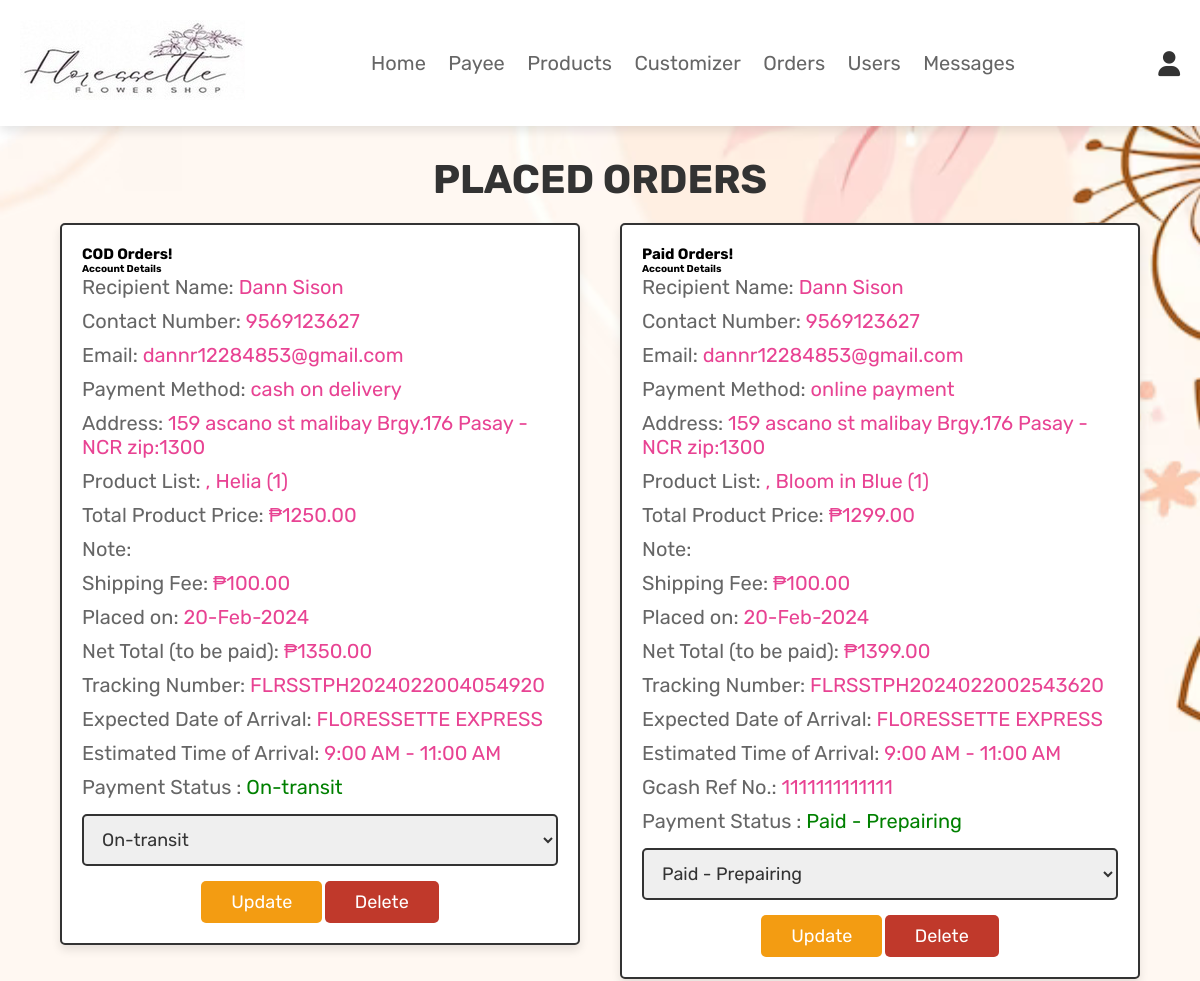
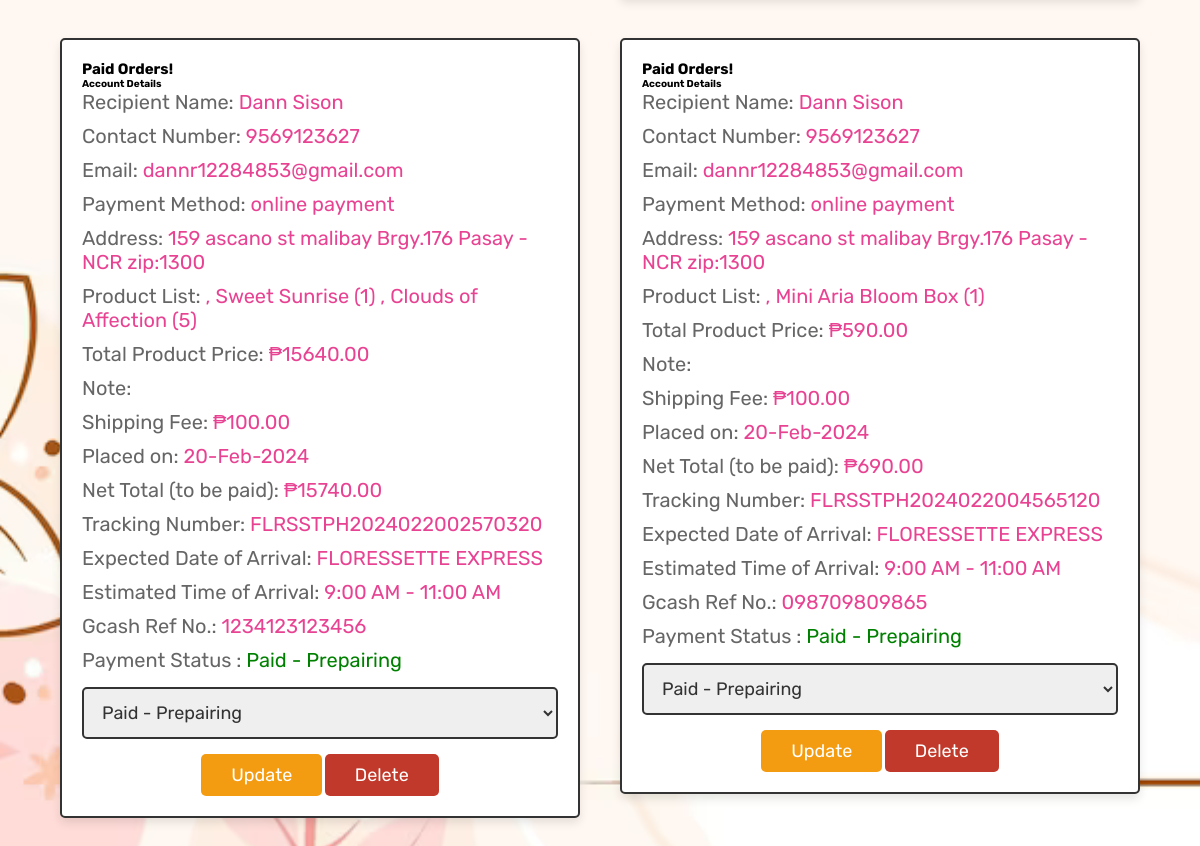
/admin_orders.php (signed in), run on the app's committed database (2 pictures, top to bottom).
### tables this page shows
CREATE TABLE `orders` (
  `id` int(100) NOT NULL,
  `user_id` int(100) NOT NULL,
  `name` varchar(100) NOT NULL,
  `contact_number` varchar(11) NOT NULL,
  `email` varchar(100) NOT NULL,
  `note` varchar(255) NOT NULL,
  `method` varchar(100) NOT NULL,
  `address` varchar(255) NOT NULL,
  `total_products` varchar(255) NOT NULL,
  `total_price` int(100) NOT NULL,
  `custom_note` varchar(100) NOT NULL,
  `delivery_charges` int(100) NOT NULL,
  `placed_on` varchar(255) NOT NULL,
  `time` time NOT NULL,
  `tracking_number` varchar(40) NOT NULL,
  `delivery_date` varchar(255) NOT NULL,
  `delivery_time` varchar(255) NOT NULL,
  `order_type` varchar(50) NOT NULL,
  `payment_status` varchar(30) NOT NULL DEFAULT 'Pending (COD)'
);

CREATE TABLE `online_payment` (
  `id` int(100) NOT NULL,
  `user_id` int(100) NOT NULL,
  `name` varchar(100) NOT NULL,
  `contact_number` varchar(11) NOT NULL,
  `email` varchar(100) NOT NULL,
  `method` varchar(50) NOT NULL,
  `address` varchar(100) NOT NULL,
  `total_products` varchar(100) NOT NULL,
  `total_price` int(50) NOT NULL,
  `note` varchar(255) NOT NULL,
  `delivery_charges` int(50) NOT NULL,
  `placed_on` varchar(100) NOT NULL,
  `time` time NOT NULL,
  `tracking_number` varchar(100) NOT NULL,
  `delivery_date` varchar(255) NOT NULL,
  `delivery_time` varchar(255) NOT NULL,
  `reference_number` varchar(20) NOT NULL,
  `order_type` varchar(50) NOT NULL,
  `payment_status` varchar(100) NOT NULL DEFAULT 'Paid - Prepairing'
);

### admin_orders.php (the view, shortened to what this page needs)
<?php
@include 'config.php';
?>
<!DOCTYPE html>
<html lang="en">
<head>
   <link rel="stylesheet" href="https://cdnjs.cloudflare.com/ajax/libs/font-awesome/6.0.0/css/all.min.css">
   <link rel="stylesheet" href="css/admin_style.css">
</head>
<body>
<?php @include 'admin_header.php'; ?>
<section class="placed-orders">
   <h1 class="title">placed orders</h1>
   <div class="box-container">
      <?php
      $select_orders = mysqli_query($conn, "SELECT * FROM `orders`") or die('query failed');
      if(mysqli_num_rows($select_orders) > 0){
         while($fetch_orders = mysqli_fetch_assoc($select_orders)){
      ?>
      <div class="box">
      <h1>COD Orders!</h1>
                        <h4>Account Details</h4>
                        <p>Recipient Name: <span><?php echo $fetch_orders['name']; ?></span></p>
                        <p>Contact Number: <span><?php echo $fetch_orders['contact_number']; ?></span></p>
                        <p>Email: <span><?php echo $fetch_orders['email']; ?></span></p>
                        <p>Payment Method: <span><?php echo $fetch_orders['method']; ?></span></p>
                        <p>Address: <span><?php echo $fetch_orders['address']; ?></span></p>
                        <p>Product List: <span><?php echo $fetch_orders['total_products']; ?></span></p>
                        <p>Total Product Price: <span>₱<?php echo $fetch_orders['total_price']; ?>.00</span></p>
                        <p>Note: <span><?php echo $fetch_orders['note']; ?></span></p>
                        <p>Shipping Fee: <span>₱<?php echo $fetch_orders['delivery_charges']; ?>.00</span></p>
                        <p>Placed on: <span><?php echo $fetch_orders['placed_on']; ?></span></p>
                        <?php $total_price_with_delivery = $fetch_orders['delivery_charges'] + $fetch_orders['total_price']; ?>
                        <p>Net Total (to be paid): <span>₱<?php echo $total_price_with_delivery; ?>.00</span></p>
                        <p>Tracking Number: <span><?php echo $fetch_orders['tracking_number']; ?></span></p>
                        <p>Expected Date of Arrival: <span><?php echo $fetch_orders['delivery_date']; ?></span></p>
                        <p>Estimated Time of Arrival: <span><?php echo $fetch_orders['delivery_time']; ?></span></p>
                        <p>Payment Status : <span style="color:<?php if($fetch_orders['payment_status'] == 'Pending'){echo 'red'; }else{echo 'green';} ?>"><?php echo $fetch_orders['payment_status']; ?></span> </p>
         <form action="" method="post">
            <select name="update_payment">
               <option disabled selected><?php echo $fetch_orders['payment_status']; ?></option>
            </select>
            <input type="submit" name="update_order" value="update" class="option-btn">
            <a href="admin_orders.php?delete=<?php echo $fetch_orders['id']; ?>" class="delete-btn" onclick="return confirm('delete this order?');">delete</a>
         </form>
      </div>
      <?php
         }
      }else{
         echo '<p class="empty">no orders placed yet!</p>';
      }
      $select_online_paid_orders = mysqli_query($conn, "SELECT * FROM `online_payment`") or die('Query failed');
            if (mysqli_num_rows($select_online_paid_orders) > 0) {
                while ($fetch_online_paid_orders = mysqli_fetch_assoc($select_online_paid_orders)) {
            ?>
                    <div class="box">
                    <h1>Paid Orders!</h1>
                        <h4>Account Details</h4>
                        <p>Recipient Name: <span><?php echo $fetch_online_paid_orders['name']; ?></span></p>
                        <p>Contact Number: <span><?php echo $fetch_online_paid_orders['contact_number']; ?></span></p>
                        <p>Email: <span><?php echo $fetch_online_paid_orders['email']; ?></span></p>
                        <p>Payment Method: <span><?php echo $fetch_online_paid_orders['method']; ?></span></p>
                        <p>Address: <span><?php echo $fetch_online_paid_orders['address']; ?></span></p>
                        <p>Product List: <span><?php echo $fetch_online_paid_orders['total_products']; ?></span></p>
                        <p>Total Product Price: <span>₱<?php echo $fetch_online_paid_orders['total_price']; ?>.00</span></p>
                        <p>Note: <span><?php echo $fetch_online_paid_orders['note']; ?></span></p>
                        <p>Shipping Fee: <span>₱<?php echo $fetch_online_paid_orders['delivery_charges']; ?>.00</span></p>
                        <p>Placed on: <span><?php echo $fetch_online_paid_orders['placed_on']; ?></span></p>
                        <?php $total_price_with_delivery = $fetch_online_paid_orders['delivery_charges'] + $fetch_online_paid_orders['total_price']; ?>
                        <p>Net Total (to be paid): <span>₱<?php echo $total_price_with_delivery; ?>.00</span></p>
                        <p>Tracking Number: <span><?php echo $fetch_online_paid_orders['tracking_number']; ?></span></p>
                        <p>Expected Date of Arrival: <span><?php echo $fetch_online_paid_orders['delivery_date']; ?></span></p>
                        <p>Estimated Time of Arrival: <span><?php echo $fetch_online_paid_orders['delivery_time']; ?></span></p>
                        <p>Gcash Ref No.: <span><?php echo $fetch_online_paid_orders['reference_number']; ?></span></p>
                        <p>Payment Status : <span style="color:<?php if($fetch_online_paid_orders['payment_status'] == 'Pending'){echo 'red'; }else{echo 'green';} ?>"><?php echo $fetch_online_paid_orders['payment_status']; ?></span> </p>
                        <form action="" method="post">
                              <select name="update_payment">
                                 <option disabled selected><?php echo $fetch_online_paid_orders['payment_status']; ?></option>
                              </select>
                           <input type="submit" name="update_customize" value="Update" class="option-btn">
                           <a href="admin_orders.php?delete_customize=<?php echo $fetch_online_paid_orders['id']; ?>" class="delete-btn" onclick="return confirm('Delete this customized order?');">Delete</a>
               </form>
         </div>
      <?php
            }
            } else {
                echo '<p class="empty">No customized orders placed yet!</p>';
            }
            ?>
        </div>
</section>
</body>
</html>

### css/admin_style.css (style rules this page uses)
:root { --pink:#e84393; --red:#c0392b; --orange:#f39c12; --black:#333; --white:#fff; --light-color:#666; --light-white:#ccc; --light-bg:#f5f5f5; --border:.2rem solid var(--black); --box-shadow:0 .5rem 1rem rgba(0,0,0,.1); }
* { font-family: 'Rubik', sans-serif; margin:0; padding:0; box-sizing: border-box; outline: none; border:none; text-decoration: none; transition:all .2s linear; }
html { font-size: 62.5%; overflow-x: hidden; scroll-behavior: smooth; scroll-padding-top: 6.5rem; }
body { background: var(--light-bg); background:url(../images/adminbg.png) no-repeat; background-size: cover; background-position: center; background-blend-mode: lighten; }
section { padding:3rem 2rem; }
.title { text-align: center; margin-bottom: 2rem; color:var(--black); text-transform: uppercase; font-size: 4rem; }
.btn, .delete-btn, .option-btn { display: inline-block; border-radius: .5rem; margin-top: 1rem; font-size: 1.8rem; color:var(--white); cursor: pointer; padding:1rem 3rem; text-transform: capitalize; }
.delete-btn { background-color: var(--red); }
.option-btn { background-color: var(--orange); }
.placed-orders .box-container { display: grid; grid-template-columns: repeat(auto-fit, 520px); gap:40px; align-items: flex-start; max-width: 2000px; margin: 0 auto; justify-content: center; }
.placed-orders .box-container .box { padding:2rem; border:var(--border); background-color: var(--white); box-shadow: var(--box-shadow); border-radius: .5rem; }
.placed-orders .box-container .box p { margin-bottom: 1rem; font-size: 2rem; color:var(--light-color); }
.placed-orders .box-container .box p span { color:var(--pink); }
.placed-orders .box-container .box form { margin-top: 1rem; text-align: center; }
.placed-orders .box-container .box form select { width: 100%; border:var(--border); padding:1.2rem 1.4rem; font-size: 1.8rem; color:var(--black); border:var(--border); border-radius: .5rem; margin:.5rem 0; }

### data on the page
orders: name "Dann Sison", contact_number "9569123627", email "dannr12284853@gmail.com", method "cash on delivery", address "159 ascano st malibay Brgy.176 Pasay - NCR zip:1300", total_products ", Helia (1)", total_price "1250", delivery_charges "100", placed_on "20-Feb-2024", total_price_with_delivery "1350", tracking_number "FLRSSTPH2024022004054920", delivery_date "FLORESSETTE EXPRESS", delivery_time "9:00 AM - 11:00 AM", payment_status "On-transit", update_payment "On-transit"
online_payment: name "Dann Sison", contact_number "9569123627", email "dannr12284853@gmail.com", method "online payment", address "159 ascano st malibay Brgy.176 Pasay - NCR zip:1300", total_products ", Bloom in Blue (1)", total_price "1299", delivery_charges "100", placed_on "20-Feb-2024", total_price_with_delivery "1399", tracking_number "FLRSSTPH2024022002543620", delivery_date "FLORESSETTE EXPRESS", delivery_time "9:00 AM - 11:00 AM", reference_number "1111111111111", payment_status "Paid - Prepairing", update_payment "Paid - Prepairing"
online_payment: name "Dann Sison", contact_number "9569123627", email "dannr12284853@gmail.com", method "online payment", address "159 ascano st malibay Brgy.176 Pasay - NCR zip:1300", total_products ", Sweet Sunrise (1) , Clouds of Affection (5)", total_price "15640", delivery_charges "100", placed_on "20-Feb-2024", total_price_with_delivery "15740", tracking_number "FLRSSTPH2024022002570320", delivery_date "FLORESSETTE EXPRESS", delivery_time "9:00 AM - 11:00 AM", reference_number "1234123123456", payment_status "Paid - Prepairing", update_payment "Paid - Prepairing"
online_payment: name "Dann Sison", contact_number "9569123627", email "dannr12284853@gmail.com", method "online payment", address "159 ascano st malibay Brgy.176 Pasay - NCR zip:1300", total_products ", Mini Aria Bloom Box (1)", total_price "590", delivery_charges "100", placed_on "20-Feb-2024", total_price_with_delivery "690", tracking_number "FLRSSTPH2024022004565120", delivery_date "FLORESSETTE EXPRESS", delivery_time "9:00 AM - 11:00 AM", reference_number "098709809865", payment_status "Paid - Prepairing", update_payment "Paid - Prepairing"
